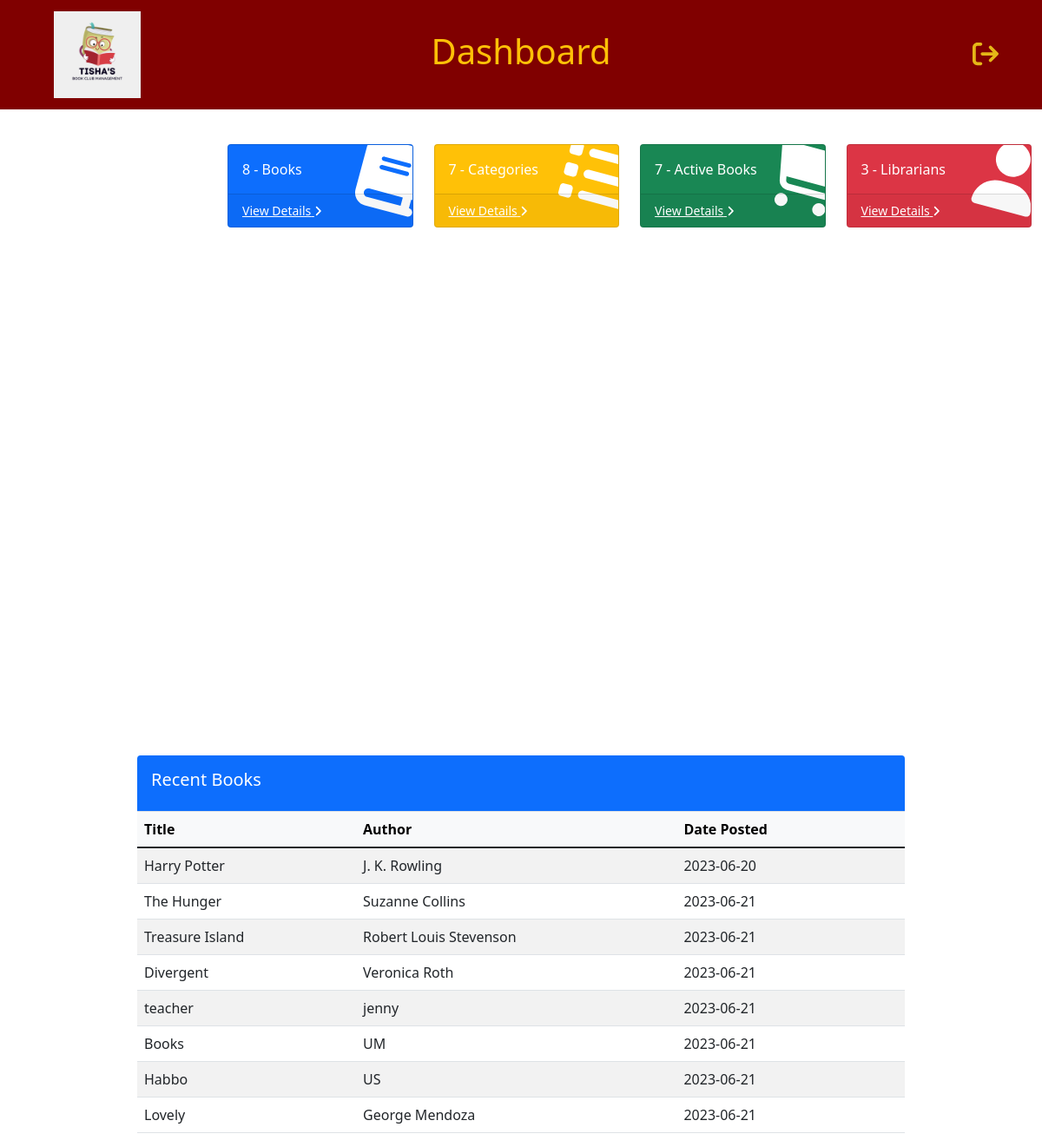
Page /pages/dashboard.php on the committed database.
### tables this page shows
CREATE TABLE `tbl_book` (
  `BookID` int(255) NOT NULL,
  `BookTitle` varchar(255) NOT NULL,
  `BookISBN` varchar(255) NOT NULL,
  `BookAuthor` varchar(255) NOT NULL,
  `BookPublicationYear` varchar(255) NOT NULL,
  `BookPublisher` varchar(255) NOT NULL,
  `BookCopies` varchar(255) NOT NULL,
  `CategoryID` varchar(255) NOT NULL,
  `isActive` text NOT NULL DEFAULT 'Yes',
  `Date` date NOT NULL DEFAULT current_timestamp()
);

### pages/dashboard.php (the view, shortened to what this page needs)
<?php
require '../host/dbconnection.php';
$numBookQ = mysqli_fetch_array(mysqli_query($con, "SELECT COUNT(BookID) FROM `tbl_book`"));
$numBook = $numBookQ[0];
$numCategoryQ = mysqli_fetch_array(mysqli_query($con, "SELECT COUNT(CategoryID) FROM `tbl_bookcategory`"));
$numCategory = $numCategoryQ[0];
$numLibrarianQ = mysqli_fetch_array(mysqli_query($con, "SELECT COUNT(LibrarianID) FROM `tbl_librarian`"));
$numLibrarian = $numLibrarianQ[0];
$numActiveQ = mysqli_fetch_array(mysqli_query($con, "SELECT COUNT(*) FROM tbl_book WHERE isActive = 'YES'"));
$numActive = $numActiveQ[0];
?>
<!DOCTYPE html>
<html lang="en">
<head>
      <link href="https://cdn.jsdelivr.net/npm/bootstrap@5.1.3/dist/css/bootstrap.min.css" rel="stylesheet">
      <link rel="stylesheet" href="../css/styles.css" type="text/css">
      <link rel="stylesheet" href="../css/dashboard.css" type="text/css">
      <link rel="stylesheet" type="text/css" href="https://cdn.datatables.net/1.11.5/css/jquery.dataTables.min.css"/>
      <link href='https://unpkg.com/boxicons@2.1.4/css/boxicons.min.css' rel='stylesheet'>
      <link rel="stylesheet" href="https://cdn.jsdelivr.net/npm/bootstrap-icons@1.8.1/font/bootstrap-icons.css">
</head>
<body>
  <nav class="navbar navbar-light" style="background-color: maroon;">
    <div class="container" style="margin: 0px 80px 0px 50px;">
      <a class="navbar-brand" href="consultation.php"><img src="../assets/img/logotext1.png" alt="" width="100%" height="100px"></a>
      <h1 class=".navbar-brand text-warning" style="position: absolute; text-align:center; left: 0; right:0;">Dashboard</h1>
      <div class="user" >
      <a href="../pages/login.php" target="_top" onclick="return confirm('Are you sure you want to logout?');logout()" style="right:50px; position: absolute;"><i class="fa fa-sign-out" aria-hidden="true" style="color:rgba(242, 206, 26, 0.886); font-size: 30px; curser: pointer;" title="Logout"></i></a>
      </div>
    </div>
  </nav>
  <div class="content-wrapper">
    <br>
      <div class="container-fluid">
        <div class="row">
          <div class="col-xl-3 col-sm-6 mb-3">
            <div class="card text-white bg-primary o-hidden h-100">
              <div class="card-body">
                <div class="card-body-icon">
                  <i class="fa fa-fw fa-book"></i>
                </div>
                <div class="mr-5"><?php echo $numBook ?> - Books</div>
              </div>
              <a class="card-footer text-white clearfix small z-1" href="book.php">
                <span class="float-left">View Details</span>
                <span class="float-right">
                  <i class="fa fa-angle-right"></i>
                </span>
              </a>
            </div>
          </div>
          <div class="col-xl-3 col-sm-6 mb-3">
            <div class="card text-white bg-warning o-hidden h-100">
              <div class="card-body">
                <div class="card-body-icon">
                  <i class="fa fa-fw fa-list"></i>
                </div>
                <div class="mr-5"><?php echo $numCategory ?> - Categories</div>
              </div>
              <a class="card-footer text-white clearfix small z-1" href="bookcategory.php">
                <span class="float-left">View Details</span>
                <span class="float-right">
                  <i class="fa fa-angle-right"></i>
                </span>
              </a>
            </div>
          </div>
          <div class="col-xl-3 col-sm-6 mb-3">
            <div class="card text-white bg-success o-hidden h-100">
              <div class="card-body">
                <div class="card-body-icon">
                  <i class="fa fa-fw fa-shopping-cart"></i>
                </div>
                <div class="mr-5"><?php echo $numActive ?> - Active Books</div>
              </div>
              <a class="card-footer text-white clearfix small z-1" href="#">
                <span class="float-left">View Details</span>
                <span class="float-right">
                  <i class="fa fa-angle-right"></i>
                </span>
              </a>
            </div>
          </div>
          <div class="col-xl-3 col-sm-6 mb-3">
            <div class="card text-white bg-danger o-hidden h-100">
              <div class="card-body">
                <div class="card-body-icon">
                  <i class="fa fa-fw fa-user"></i>
                </div>
                <div class="mr-5"><?php echo $numLibrarian ?> - Librarians</div>
              </div>
              <a class="card-footer text-white clearfix small z-1" href="librarian.php">
                <span class="float-left">View Details</span>
                <span class="float-right">
                  <i class="fa fa-angle-right"></i>
                </span>
              </a>
            </div>
          </div>
        </div>
    </div>
  </div>
  <div>
    <div class="container" style="padding: 0px 50px 0px 50px; width: 80vw;">
        <div class="row">
            <div class="modal-header bg-primary text-white">
                <div class="modal-title">
                    <h5>Recent Books</h5>
                </div>
            </div>
            <table id="tbl_book" class="table table-hover table-striped">
                <thead class="table-light">
                    <th>Title</th>
                    <th>Author</th>
                    <th>Date Posted</th>
                    <th>&nbsp;&nbsp;</th>
                </thead>
                <tbody>
                    <?php
                    $query = mysqli_query($con, "SELECT * FROM tbl_book");
                    while ($row = mysqli_fetch_assoc($query)) {
                        $bookTitle = $row['BookTitle'];
                        $bookAuthor = $row['BookAuthor'];
                        $bookDate = $row['Date'];
                        ?>
                        <tr>
                            <td><?php echo $bookTitle; ?></td>
                            <td><?php echo $bookAuthor; ?></td>
                            <td><?php echo $bookDate; ?></td>
                            <td></td>
                        </tr>
                        <?php
                    }
                    ?>
                </tbody>
            </table>
        </div>
    </div>
</div>
</body>
</html>

### assets/css/styles.css (style rules this page uses)
* { margin: 0; padding: 0; box-sizing: border-box; font-family: 'Segoe UI', Tahoma, Geneva, Verdana, sans-serif; }
.user { display: flex; align-items: center; margin: 1rem 0; }

### assets/css/dashboard.css (style rules this page uses)
html { position: relative; min-height: 100%; }
body { overflow-x: hidden; }
.content-wrapper { min-height: calc(100vh - 56px); padding-top: 1rem; }
.o-hidden { overflow: hidden !important; }
.z-1 { z-index: 1; }
.content-wrapper { overflow-x: hidden; background: white; }
@media (min-width: 992px) { .content-wrapper { margin-left: 250px; } }
.card-body-icon { position: absolute; z-index: 0; top: -25px; right: -25px; font-size: 5rem; -webkit-transform: rotate(15deg); -ms-transform: rotate(15deg); transform: rotate(15deg); }

### rows in the picture
tbl_book: BookTitle "Harry Potter", BookAuthor "J. K. Rowling", Date "2023-06-20"
tbl_book: BookTitle "The Hunger", BookAuthor "Suzanne Collins", Date "2023-06-21"
tbl_book: BookTitle "Treasure Island", BookAuthor "Robert Louis Stevenson", Date "2023-06-21"
tbl_book: BookTitle "Divergent", BookAuthor "Veronica Roth", Date "2023-06-21"
tbl_book: BookTitle "teacher", BookAuthor "jenny", Date "2023-06-21"
tbl_book: BookTitle "Books", BookAuthor "UM", Date "2023-06-21"
tbl_book: BookTitle "Habbo", BookAuthor "US", Date "2023-06-21"
tbl_book: BookTitle "Lovely", BookAuthor "George Mendoza", Date "2023-06-21"

### other values in the picture
$numBook "8"
$numCategory "7"
$numActive "7"
$numLibrarian "3"
